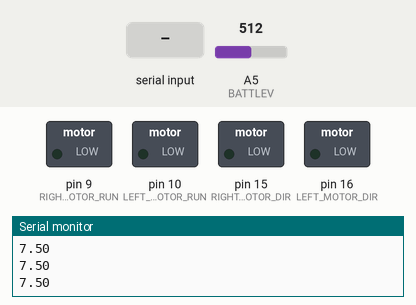
Recording of a sketch running on a simulated Arduino Uno, built with avr-gcc and run on an emulated ATmega328P. Shown: switched loads named in the sketch (green lamp = pin HIGH), the last lines printed to the serial monitor. Inputs (shaded band) come from the test bench; at power-on: A5 (BATTLEV) = 512.

Above: at 2.2 s.
2.3 s: "f" received over Serial
At 3.1 s:
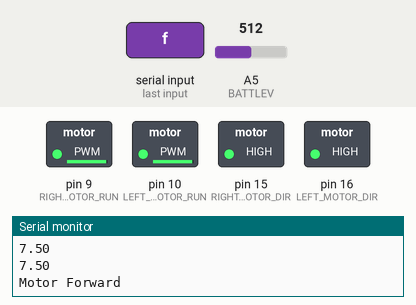
4.8 s: "s" received over Serial
At 7.1 s:
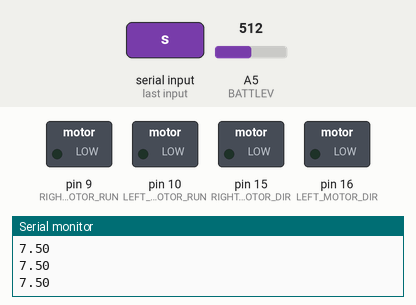
Timing chart, 0 to 12.3 s (numbered marks = the images above; inputs shaded):
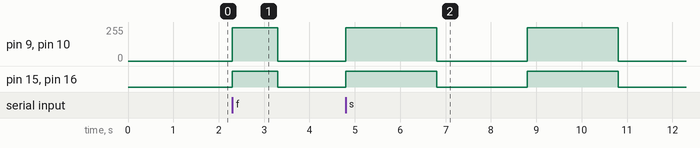

Measured:
- after the input at 2.3 s, pin 9 (RIGHT_MOTOR_RUN), pin 10 (LEFT_MOTOR_RUN): 0/255 → 250/255 at once, → 0/255 1.0 s later; pin 15 (RIGHT_MOTOR_DIR), pin 16 (LEFT_MOTOR_DIR): LOW → HIGH at once, → LOW 1.0 s later
- after the input at 4.8 s, pin 9 (RIGHT_MOTOR_RUN), pin 10 (LEFT_MOTOR_RUN): alternates 250/255 for 2.0 s and 0/255 for 2.0 s, starting at once; pin 15 (RIGHT_MOTOR_DIR), pin 16 (LEFT_MOTOR_DIR): alternates HIGH for 2.0 s and LOW for 2.0 s, starting at once

The sketch:

battery_level.ino
```cpp
#define BUZZER 6
#define BAUD_RATE 9600
#define BATTLEV 19
#define ADC_REF_VAL (5.0/1024.0) //# The AREF pin is 5V and the ADC is 10-bit, so a value of 0 means 0V, and a value of 2^10
// means 5V. So one unit of the ADC returned value will be (5/(2^10)).
#define VOLT_DIV 3 // we also know that there is a voltage divider on the VSW pin, so whatever we read will be just 1/3 of the real voltage.

//# for the motor:
#define RIGHT_MOTOR_DIR 15
#define LEFT_MOTOR_DIR 16
#define RIGHT_MOTOR_RUN 9
#define LEFT_MOTOR_RUN 10

void setup() {
  // put your setup code here, to run once:
  pinMode(BATTLEV, INPUT);

  //# motor
  pinMode(RIGHT_MOTOR_DIR, OUTPUT);
  pinMode(LEFT_MOTOR_DIR, OUTPUT);
  pinMode(RIGHT_MOTOR_RUN, OUTPUT);
  pinMode(LEFT_MOTOR_RUN, OUTPUT);

  //Start a serial connection
  Serial.begin(BAUD_RATE);

  // Wait for stable connection, report reset.
  delay(1000);
  Serial.println("***RESET***");
}

unsigned long time_now = 0;
unsigned long elapsed_time = 0;
unsigned long last_timestamp = 0;
unsigned int batt_lev_measure_time = 50; // we'll measure battery every 50 ms.
unsigned int last_timestamp_measurement = 0;
double batt_level = 0;
double analog_val = 0;
unsigned int motor_on_off = 2000; // we'll run motors every 2s and then switch off for 2s.
unsigned int last_timestamp_motors = 0;

boolean motors_running = false;
boolean motors_must_run = false;

void loop() {
  // Implement a millis() or micros() task block
  // to toggle the state of the buzzer.

    act_on_commands();

    // Get how much time has passed right now.
    time_now = millis();

    // See if 10000 milliseconds have elapsed
    // If not, this block is skipped.
    if(time_now - last_timestamp_measurement > batt_lev_measure_time) {

        // Since 10000ms elapsed, we overwrite our last_timestamp with
        // the new current time so that another 10000ms is needed to pass.
        // !! NOT RESETING THE TIME STAMP IS AN EXTREMELY COMMON BUG !!
        last_timestamp_measurement = millis();

        analog_val = analogRead(BATTLEV);
        batt_level = analog_val * ADC_REF_VAL * VOLT_DIV;
        Serial.println(batt_level);
    }

    if (time_now - last_timestamp_motors > motor_on_off && motors_must_run) {
      if (motors_running) {
        stop_motors();
        motors_running = false;
      } else {
        start_motors();
        motors_running = true;
      }
      last_timestamp_motors = millis();
    } else if(!motors_must_run) {
      stop_motors();
    }

    // Code outside the above if{} will run on every loop!
    // Therefore code here is no longer stopped waiting for a delay()
}

/**
 * Reads a command from the Serial connection and acts on it
 */
void act_on_commands() {
  //This line checks whether there is anything to read
  if ( Serial.available() ) {
      char inChar = Serial.read(); //This reads one byte
      switch (inChar) {
        case 'f':
          Serial.println("Motor Forward");
          go_forward();
          break;
        case 's':
          Serial.println("Toggling motor run state");
          motors_must_run = !motors_must_run;
          break;
        default:
          break;
      }
  }
}

/**
 * Starts the motors to go forward
 */
void start_motors() {
  digitalWrite(RIGHT_MOTOR_DIR, HIGH);
  digitalWrite(LEFT_MOTOR_DIR, HIGH);

  analogWrite(RIGHT_MOTOR_RUN, 250);
  analogWrite(LEFT_MOTOR_RUN, 250);
}

/**
 * Stops motors.
 */
void stop_motors() {
  analogWrite(RIGHT_MOTOR_RUN, 0);
  analogWrite(LEFT_MOTOR_RUN, 0);
  digitalWrite(RIGHT_MOTOR_DIR, LOW);
  digitalWrite(LEFT_MOTOR_DIR, LOW);
}

/**
 * Moves the motors to go forward
 */
void go_forward() {
  digitalWrite(RIGHT_MOTOR_DIR, HIGH);
  digitalWrite(LEFT_MOTOR_DIR, HIGH);

  analogWrite(RIGHT_MOTOR_RUN, 250);
  analogWrite(LEFT_MOTOR_RUN, 250);

  delay(1000);

  analogWrite(RIGHT_MOTOR_RUN, 0);
  analogWrite(LEFT_MOTOR_RUN, 0);
  digitalWrite(RIGHT_MOTOR_DIR, LOW);
  digitalWrite(LEFT_MOTOR_DIR, LOW);
}
```
